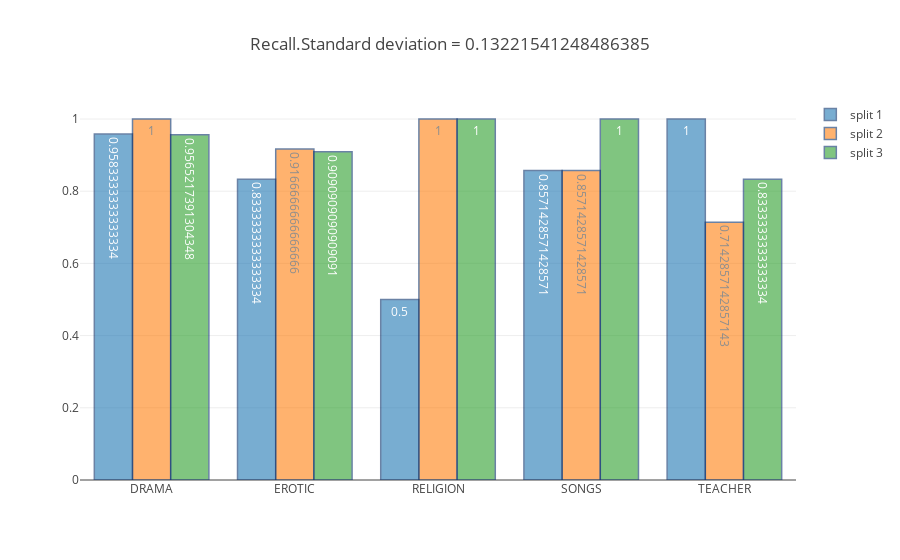

This figure's notebook cell:
### Markdown cell above
Low precision means the following:
This is the destiny of objects which really belong to classN relative to all objects which model predict as classN.
It happened because model has learning objects.(Look at picture 'Distribution of classes')

### Code cell
offline.iplot(get_data_for_plot(recall, 'Recall', classes))

### Figure 1 — Plotly figure (JSON) as saved in the notebook; plotly's stock layout.template omitted (floating-point values rounded to 4 significant figures)
{"data": [{"marker": {"line": {"color": "rgb(8,48,107)", "width": 1.5}}, "name": "split 1", "opacity": 0.6, "text": [0.9583, 0.8333, 0.5, 0.8571, 1], "textposition": "auto", "type": "bar", "uid": "010796e3-430b-4f48-a63e-a47b9ddff588", "x": ["DRAMA", "EROTIC", "RELIGION", "SONGS", "TEACHER"], "y": [0.9583, 0.8333, 0.5, 0.8571, 1]}, {"marker": {"line": {"color": "rgb(8,48,107)", "width": 1.5}}, "name": "split 2", "opacity": 0.6, "text": [1, 0.9167, 1, 0.8571, 0.7143], "textposition": "auto", "type": "bar", "uid": "3998a189-5e68-488d-b635-d92b3612fd96", "x": ["DRAMA", "EROTIC", "RELIGION", "SONGS", "TEACHER"], "y": [1, 0.9167, 1, 0.8571, 0.7143]}, {"marker": {"line": {"color": "rgb(8,48,107)", "width": 1.5}}, "name": "split 3", "opacity": 0.6, "text": [0.9565, 0.9091, 1, 1, 0.8333], "textposition": "auto", "type": "bar", "uid": "f86bb7a0-399d-496d-9a48-e168cb734571", "x": ["DRAMA", "EROTIC", "RELIGION", "SONGS", "TEACHER"], "y": [0.9565, 0.9091, 1, 1, 0.8333]}], "layout": {"title": "Recall.Standard deviation = 0.13221541248486385"}}
